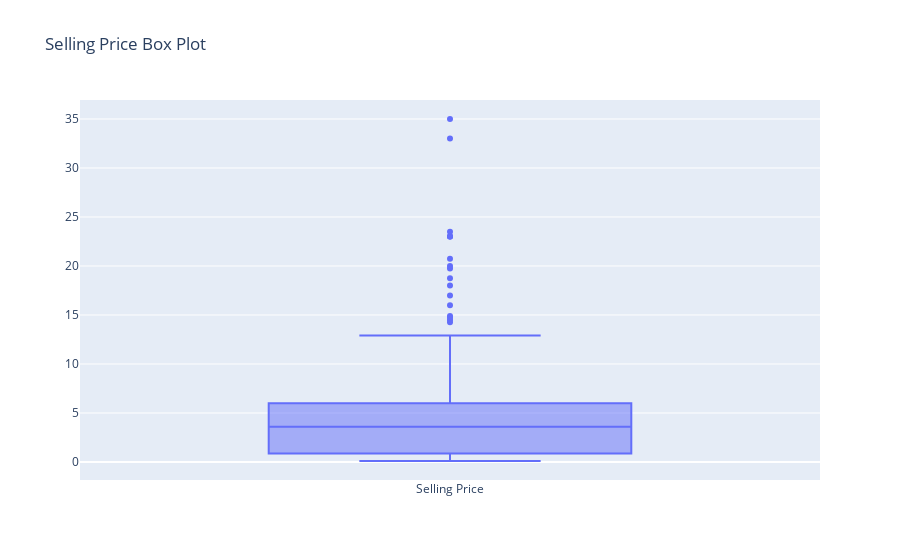

The cell this chart's notebook holds for it:
### Code cell
box_plot = go.Box(y=df['Selling_Price'], name='Selling Price')

fig = go.Figure(data=[box_plot])
fig.update_layout(title='Selling Price Box Plot')
fig.show()

### Figure 1 — Plotly figure (JSON) as saved in the notebook; plotly's stock layout.template omitted (floating-point values rounded to 4 significant figures; data arrays with more than 128 entries replaced by an {"elided": "..."} marker saying what was removed)
{"data": [{"name": "Selling Price", "type": "box", "y": {"elided": "301 float values"}}], "layout": {"title": {"text": "Selling Price Box Plot"}}}
